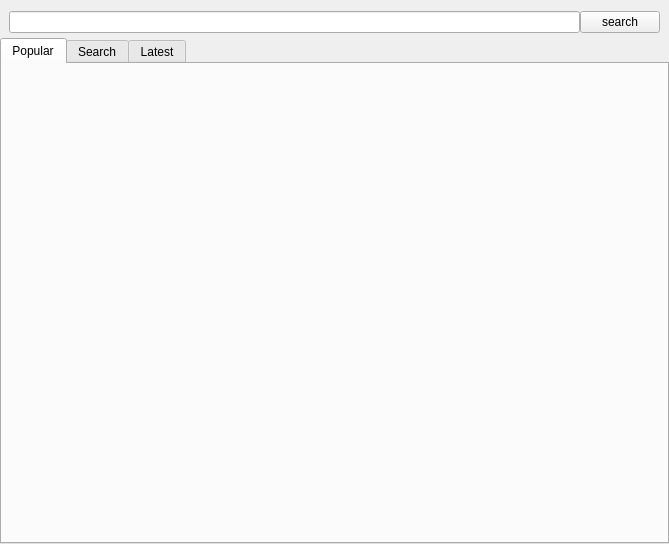
<?xml version="1.0" encoding="UTF-8"?>
<ui version="4.0">
 <class>Form</class>
 <widget class="QWidget" name="Form">
  <property name="geometry">
   <rect>
    <x>0</x>
    <y>0</y>
    <width>669</width>
    <height>544</height>
   </rect>
  </property>
  <property name="windowTitle">
   <string>Form</string>
  </property>
  <layout class="QVBoxLayout" name="verticalLayout">
   <property name="spacing">
    <number>0</number>
   </property>
   <property name="leftMargin">
    <number>0</number>
   </property>
   <property name="topMargin">
    <number>5</number>
   </property>
   <property name="rightMargin">
    <number>0</number>
   </property>
   <property name="bottomMargin">
    <number>0</number>
   </property>
   <item>
    <layout class="QHBoxLayout" name="horizontalLayout">
     <property name="leftMargin">
      <number>9</number>
     </property>
     <property name="topMargin">
      <number>6</number>
     </property>
     <property name="rightMargin">
      <number>9</number>
     </property>
     <property name="bottomMargin">
      <number>5</number>
     </property>
     <item>
      <widget class="QLineEdit" name="search_line"/>
     </item>
     <item>
      <widget class="QPushButton" name="search_btn">
       <property name="text">
        <string>search</string>
       </property>
      </widget>
     </item>
    </layout>
   </item>
   <item>
    <widget class="QTabWidget" name="browse_tabs">
     <property name="currentIndex">
      <number>0</number>
     </property>
     <widget class="QWidget" name="popular">
      <attribute name="title">
       <string>Popular</string>
      </attribute>
      <layout class="QVBoxLayout" name="verticalLayout_3">
       <item>
        <layout class="QVBoxLayout" name="popular_layout">
         <property name="spacing">
          <number>0</number>
         </property>
        </layout>
       </item>
      </layout>
     </widget>
     <widget class="QWidget" name="search">
      <attribute name="title">
       <string>Search</string>
      </attribute>
      <layout class="QVBoxLayout" name="verticalLayout_4">
       <item>
        <layout class="QVBoxLayout" name="search_layout">
         <property name="spacing">
          <number>0</number>
         </property>
        </layout>
       </item>
      </layout>
     </widget>
     <widget class="QWidget" name="latest">
      <attribute name="title">
       <string>Latest</string>
      </attribute>
      <layout class="QVBoxLayout" name="verticalLayout_2">
       <item>
        <layout class="QVBoxLayout" name="latest_layout">
         <property name="spacing">
          <number>0</number>
         </property>
        </layout>
       </item>
      </layout>
     </widget>
    </widget>
   </item>
  </layout>
 </widget>
 <resources/>
 <connections/>
</ui>
